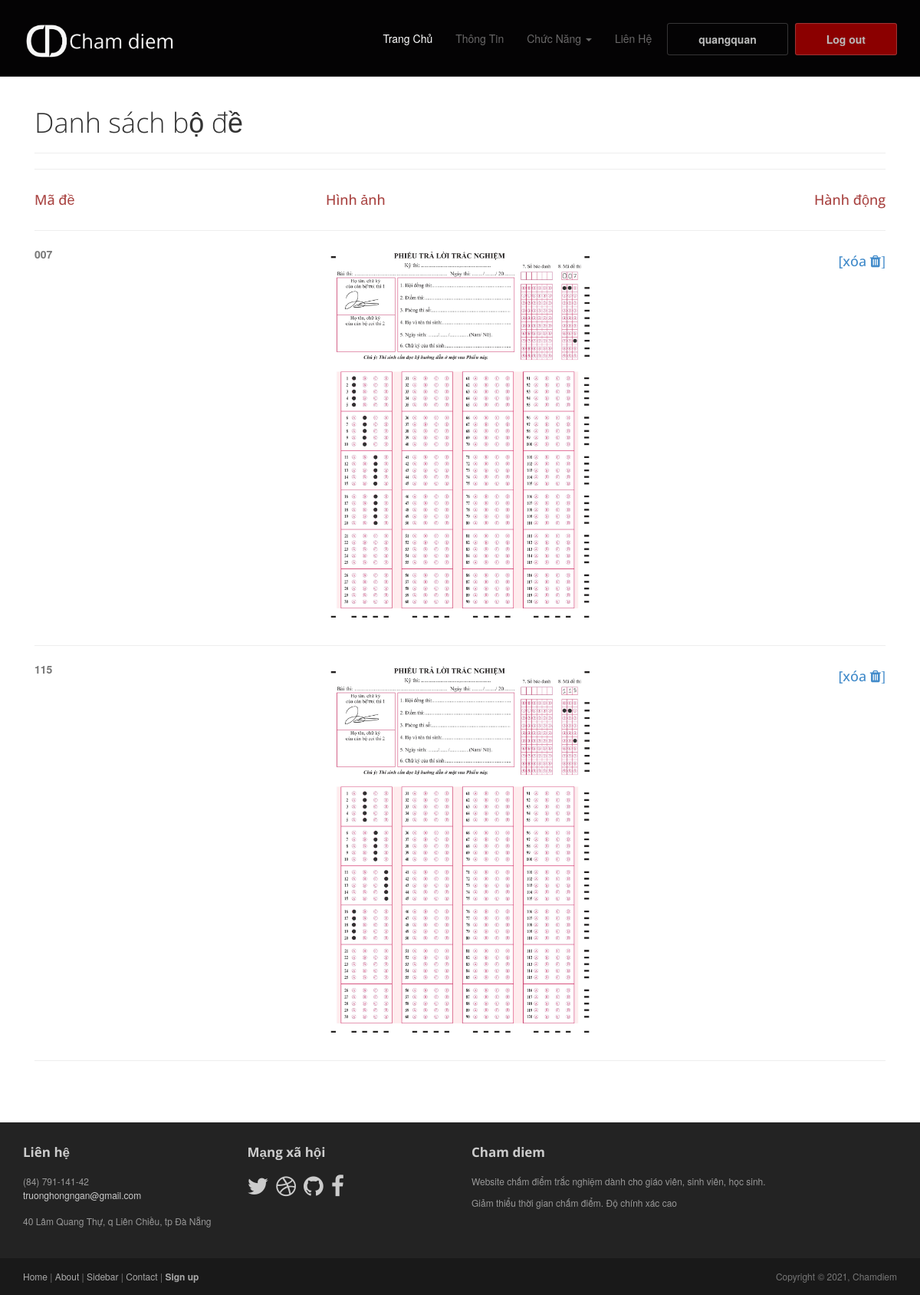
The app's page /danhsachbaithi/chitietbode/28 (signed in) with its own data.
### quanlybaithi/models.py (models this page shows, shortened)
class Bodapan(models.Model):
    id = models.AutoField(primary_key=True)
    baithi = models.ForeignKey(Baithi, on_delete=models.CASCADE)
    dapan = models.ImageField(upload_to='uploads/', blank=True, null=True)
    bmade = models.CharField(max_length=15, null=True)

### quanlybaithi/views.py (the view)
# urls.py: path('danhsachbaithi/chitietbode/<int:baithi_id>', views.chitietbode, name='chitietbode'),
def chitietbode(request, baithi_id):
    baithi = Baithi.objects.get(id=baithi_id)
    bdapans = Bodapan.objects.filter(baithi=baithi)
    return render(request, 'quanlybaithi/chitietbode.html', {'bdapans': bdapans})

### quanlybaithi/templates/quanlybaithi/chitietbode.html (shortened to what this page needs)
{% extends 'core/base.html' %}
{% load static %}
{% block content %}
<div class='container'>
<article class="col-sm-12 maincontent">
    <header class="page-header">
        <h1 class="page-title">Danh sách bộ đề</h1>
    </header>
    <hr>
    <div class='row'>
        <div class='col-sm-4'>
            <h4 class='text-danger'>Mã đề</h4>
        </div>
        <div class='col-sm-4'>
            <h4 class='text-danger'>Hình ảnh</h4>
        </div>
        <div class='col-sm-4'>
            <h4 class='text-danger' style='text-align: right'>Hành động</h4>
        </div>
    </div>
    <hr>
        {% for de in bdapans %}
        <div class='row'>
            <div class='col-sm-4'>
                <td><label> {{ de.bmade }}</label> </td>
            </div>
            <div class='col-sm-4'>
                {% if de.dapan %}
                    <img src={{ de.dapan.url }}>
                {% endif %}
            </div>
            <div class='col-sm-4'>
                <h4 style="text-align: right">
                    <a href="{% url 'xoabodapan' de.id %}">[xóa <i class='fa fa-trash'>]</i></a>
                </h4>
            </div>
        </div>
        <hr>
        {% endfor %}
</article>
</div>
{% endblock%}

### core/templates/core/base.html (shortened to what this page needs)
{% load static %}
<!DOCTYPE html>
<html lang="en" dir="ltr">
  <head>
    <link rel="stylesheet" href="{% static 'core/styles/bootstrap.min.css' %}">
    <link href="https://maxcdn.bootstrapcdn.com/font-awesome/4.2.0/css/font-awesome.min.css" rel="stylesheet">
    <link rel="stylesheet" href="{% static 'core/styles/bootstrap-theme.css' %}" media="screen" >
    <link rel='stylesheet' href="{% static 'core/styles/main.css' %}">
    <link rel='stylesheet' href="{% static 'core/styles/custom.css' %}">
  </head>
  <body class="home">
    <div class="navbar navbar-inverse navbar-fixed-top headroom" >
      <div class="container">
        <div class="navbar-header">
          <a class="navbar-brand" href="/home"><img src="{% static 'core/media/images/logo_cd.png' %}" alt="Cham diem" style="width: 200px;"></a>
        </div>
        <div class="navbar-collapse collapse">
          <ul class="nav navbar-nav pull-right">
            <li class="active"><a href="/home">Trang Chủ</a></li>
            <li><a href="{% url 'about' %}">Thông Tin</a></li>
            {% if user.is_authenticated %}
              <li class="dropdown">
                <a href="#" class="dropdown-toggle" data-toggle="dropdown">Chức Năng <b class="caret"></b></a>
              </li>
            {% endif %}
            <li><a href="{% url 'contact' %}">Liên Hệ</a></li>
            {% if user.is_authenticated %}
              <div class="btn">
                <li><a href="/thongtin" style="color: #bbb;">{{ user.username }}</a></li>
              </div>
              <div class="btn" style="background-color:darkred;">
                <li><a href="{% url 'logout' %}"  style="color: #bbb;">Log out</a></li>
              </div>
            {% else %}
              <li><a class="btn" href="{% url 'login' %}">ĐĂNG KÝ / ĐĂNG NHẬP</a></li>
            {% endif %}
          </ul>
        </div>
      </div>
    </div>
    <header id="head" class="secondary"></header>
    {% block content %}
    {% endblock %}
    <footer id="footer" class="top-space">
      <div class="footer1">
        <div class="container">
          <div class="row">
            <div class="col-md-3 widget">
              <h3 class="widget-title">Liên hệ</h3>
              <div class="widget-body">
                <p>(84) 791-141-42<br>
                  <a href="mailto:#">truonghongngan@gmail.com</a><br>
                  <br>
                  40 Lâm Quang Thự, q Liên Chiều, tp Đà Nẵng
                </p>
              </div>
            </div>
            <div class="col-md-3 widget">
              <h3 class="widget-title">Mạng xã hội</h3>
              <div class="widget-body">
                <p class="follow-me-icons">
                  <a href=""><i class="fa fa-twitter"></i></a>
                  <a href=""><i class="fa fa-dribbble fa-2"></i></a>
                  <a href=""><i class="fa fa-github fa-2"></i></a>
                  <a href=""><i class="fa fa-facebook fa-2"></i></a>
                </p>
              </div>
            </div>
            <div class="col-md-6 widget">
              <h3 class="widget-title">Cham diem</h3>
              <div class="widget-body">
                <p>Website chấm điểm trắc nghiệm dành cho giáo viên, sinh viên, học sinh.</p>
                <p>Giảm thiểu thời gian chấm điểm. Độ chính xác cao</p>
              </div>
            </div>
          </div>
        </div>
      </div>
      <div class="footer2">
        <div class="container">
          <div class="row">
            <div class="col-md-6 widget">
              <div class="widget-body">
                <p class="simplenav">
                  <a href="#">Home</a> |
                  <a href="about.html">About</a> |
                  <a href="sidebar-right.html">Sidebar</a> |
                  <a href="contact.html">Contact</a> |
                  <b><a href="signup.html">Sign up</a></b>
                </p>
              </div>
            </div>
            <div class="col-md-6 widget">
              <div class="widget-body">
                <p class="text-right">
                  Copyright &copy; 2021, Chamdiem
                </p>
              </div>
            </div>
          </div>
        </div>
      </div>
    </footer>
  </body>
</html>

### core/static/core/styles/main.css (style rules this page uses)
#head { background:#181015 url("https://wallpaperaccess.com/full/5936686.jpg") no-repeat; background-size: cover; min-height:520px; text-align: center; padding-top:240px; color:black; font-family:"Open sans", Helvetica, Arial; font-weight:300; }
#head.secondary { height:100px; min-height: 100px; padding-top:0px; }
.headroom { -webkit-transition: all 0.4s ease-out; -moz-transition: all 0.4s ease-out; -o-transition: all 0.4s ease-out; transition: all 0.4s ease-out; }
h1, h2, h3, h4, h5, h6 { font-family:"Open sans", Helvetica, Arial; }
h1, .h1, h2, .h2, h3, .h3 { margin-top:30px; }
label { color: #777; }
.page-title { margin-top:20px; font-weight:300; }
.top-space { margin-top: 60px; }
img { max-width:100%; }
.footer1 { background: #232323; padding: 30px 0 0 0; font-size: 12px; color: #999; }
.footer1 a { color: #ccc; }
.footer1 .widget { margin-bottom:30px; }
.footer1 .widget-title { font-size: 17px; font-weight: bold; color: #ccc; margin: 0 0 20px; }
.follow-me-icons { font-size:30px; }
.follow-me-icons i { float:left; margin:0 10px 0 0; }
.footer2 { background: #191919; padding: 15px 0; color: #777; font-size: 12px; }
.footer2 a { color: #aaa; }
.footer2 p { margin: 0; }

### core/static/core/styles/custom.css (style rules this page uses)
.container article { min-height: 410px; }

### records on screen
Bodapan: bmade "007", dapan (picture)
Bodapan: bmade "115", dapan (picture)

### other values on screen
{{ user.username }} "quangquan"
